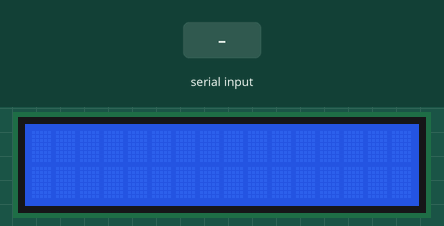
The sketch below on a simulated Arduino Uno, built with avr-gcc and run on an emulated ATmega328P. On the bench: 16×2 character LCD. The test bench sets the inputs (shaded band).

Above: at 1.2 s.
1.3 s: byte 30 received over Serial
2.8 s: byte 90 received over Serial
At 3.7 s:
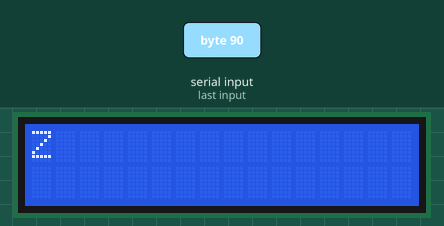
4.3 s: byte 120 received over Serial
At 4.8 s:
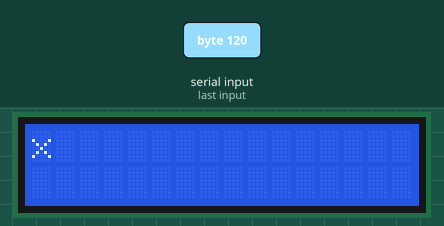
Timing chart, 0 to 7.3 s (numbered marks = the images above; inputs shaded):
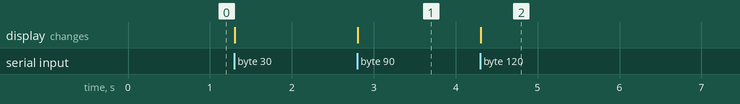

The sketch:

LCDDisplaySerial.ino
```cpp
//Inclui a biblioteca LiquidCrystal para facilitar a manipulação do display
#include <LiquidCrystal\LiquidCrystal.h>

//Cria instância do display, informando os pinos utilizados
LiquidCrystal LCD(12, 11, 5, 4, 3, 2);

//Variáveis para receber do SERIAL
int serialMessageByte;
int count = 0;
int countSerial = 0;
int verify = 0;
int x = 0;

void setup()
{
	//Informa quantidade de colunas e a quantidade de linhas do LCD
	LCD.begin(16, 2);

	//Para debugar
	Serial.begin(9600);
}

void loop()
{
	//Verifica se ocorreu algum comando na porta serial
	if (Serial.available()) {
		if (verify == 0) {
			LCD.clear();
			LCD.setCursor(0, 0);
		}

		//Lê o valor enviado pela porta serial
		serialMessageByte = Serial.read();

		//Escreve o caractere recebido (usamos char para converter o código ASCII em caractere)
		LCD.print(char(serialMessageByte));

		//Verifica a coluna
		x++;
		if (x == 16) {
			LCD.setCursor(0, 2);
		}

		delay(50);

		count++;
		countSerial = count + 1;
		verify = 1;
	}

	count++;

	//Terminou de escrever
	if (count > countSerial) {
		verify = 0;
		count = 0;
		x = 0;
		countSerial = 0;
	}
}
```

Measured:
- after the input at 2.8 s, the display: changes at once (image 1)
- after the input at 4.3 s, the display: changes at once (image 2)
